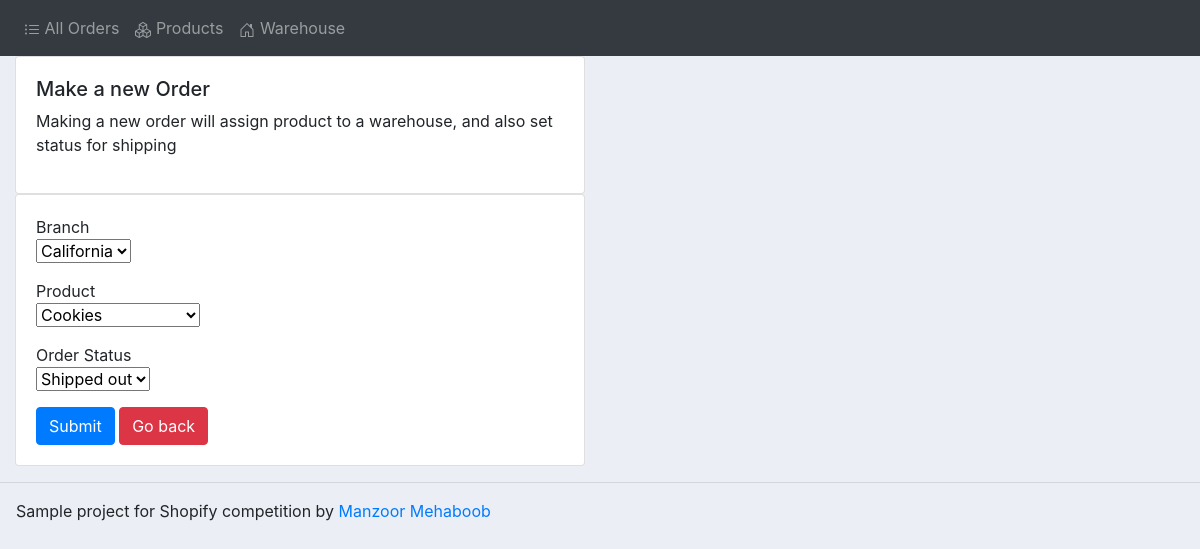
Screenshot of /update_order/13/ with the database file from the repository.
### accounts/models.py (models this page shows, shortened)
class Order(models.Model):
	STATUS = (
			('Stored', 'Stored'),
			('Shipped out', 'Shipped out'),
			('Shipped in', 'Shipped in'),
			('Pending', 'Pending'),
			)
	id = models.AutoField(primary_key=True)
	warehouse = models.ForeignKey(Warehouse, null=True, on_delete= models.SET_NULL)
	product = models.ForeignKey(Product, null=True, on_delete= models.SET_NULL)
	date_created = models.DateTimeField(auto_now_add=True, null=True)
	status = models.CharField(max_length=200, null=True, choices=STATUS)

### accounts/views.py (the view)
# urls.py: path('update_order/<str:pk>/', views.updateOrder, name="update_order"),
def updateOrder(request, pk):
	order = Order.objects.get(id=pk)
	form = OrderForm(instance=order)
	if request.method == 'POST':
		form = OrderForm(request.POST, instance=order)
		if form.is_valid():
			form.save()
			return redirect('/')
	context = {'form':form}
	return render(request, 'accounts/order_form.html', context)

### accounts/forms.py
class OrderForm(ModelForm):
	class Meta:
		model = Order
		fields = '__all__'

### accounts/models.py (called while the page is built)
	def __str__(self):
		return self.name

	def __str__(self):
		return self.name

### accounts/templates/accounts/order_form.html (shortened to what this page needs)
{% extends 'accounts/main.html' %}
{% load static %}
{% block content %}
<div class="row">
	<div class="col-md-6">
		<div class="card card-body">
			<h5>Make a new Order</h5>
			<p>Making a new order will assign product to a warehouse, and also set status for shipping</p>
		</div>
		<div class="card card-body">
			<form action="" method="POST">
				<div>Branch</div>
				<div class="mb-3">{{form.warehouse}}</div>
				<div>Product</div>
				<div class="mb-3">{{form.product}}</div>
				<div>Order Status</div>
				<div class="mb-3">{{form.status}}</div>
				<input class="btn btn-primary" type="submit" name="Submit">
				<a class="btn btn-primary btn-danger" href="{% url 'home' %}"> Go back</a>
			</form>
		</div>
	</div>
</div>
{% endblock %}

### static/css/main.css (style rules this page uses)
body { background-color: #ebeff5; }

### rows the page displays
Order: warehouse "California", product "Cookies", status "Shipped out"
